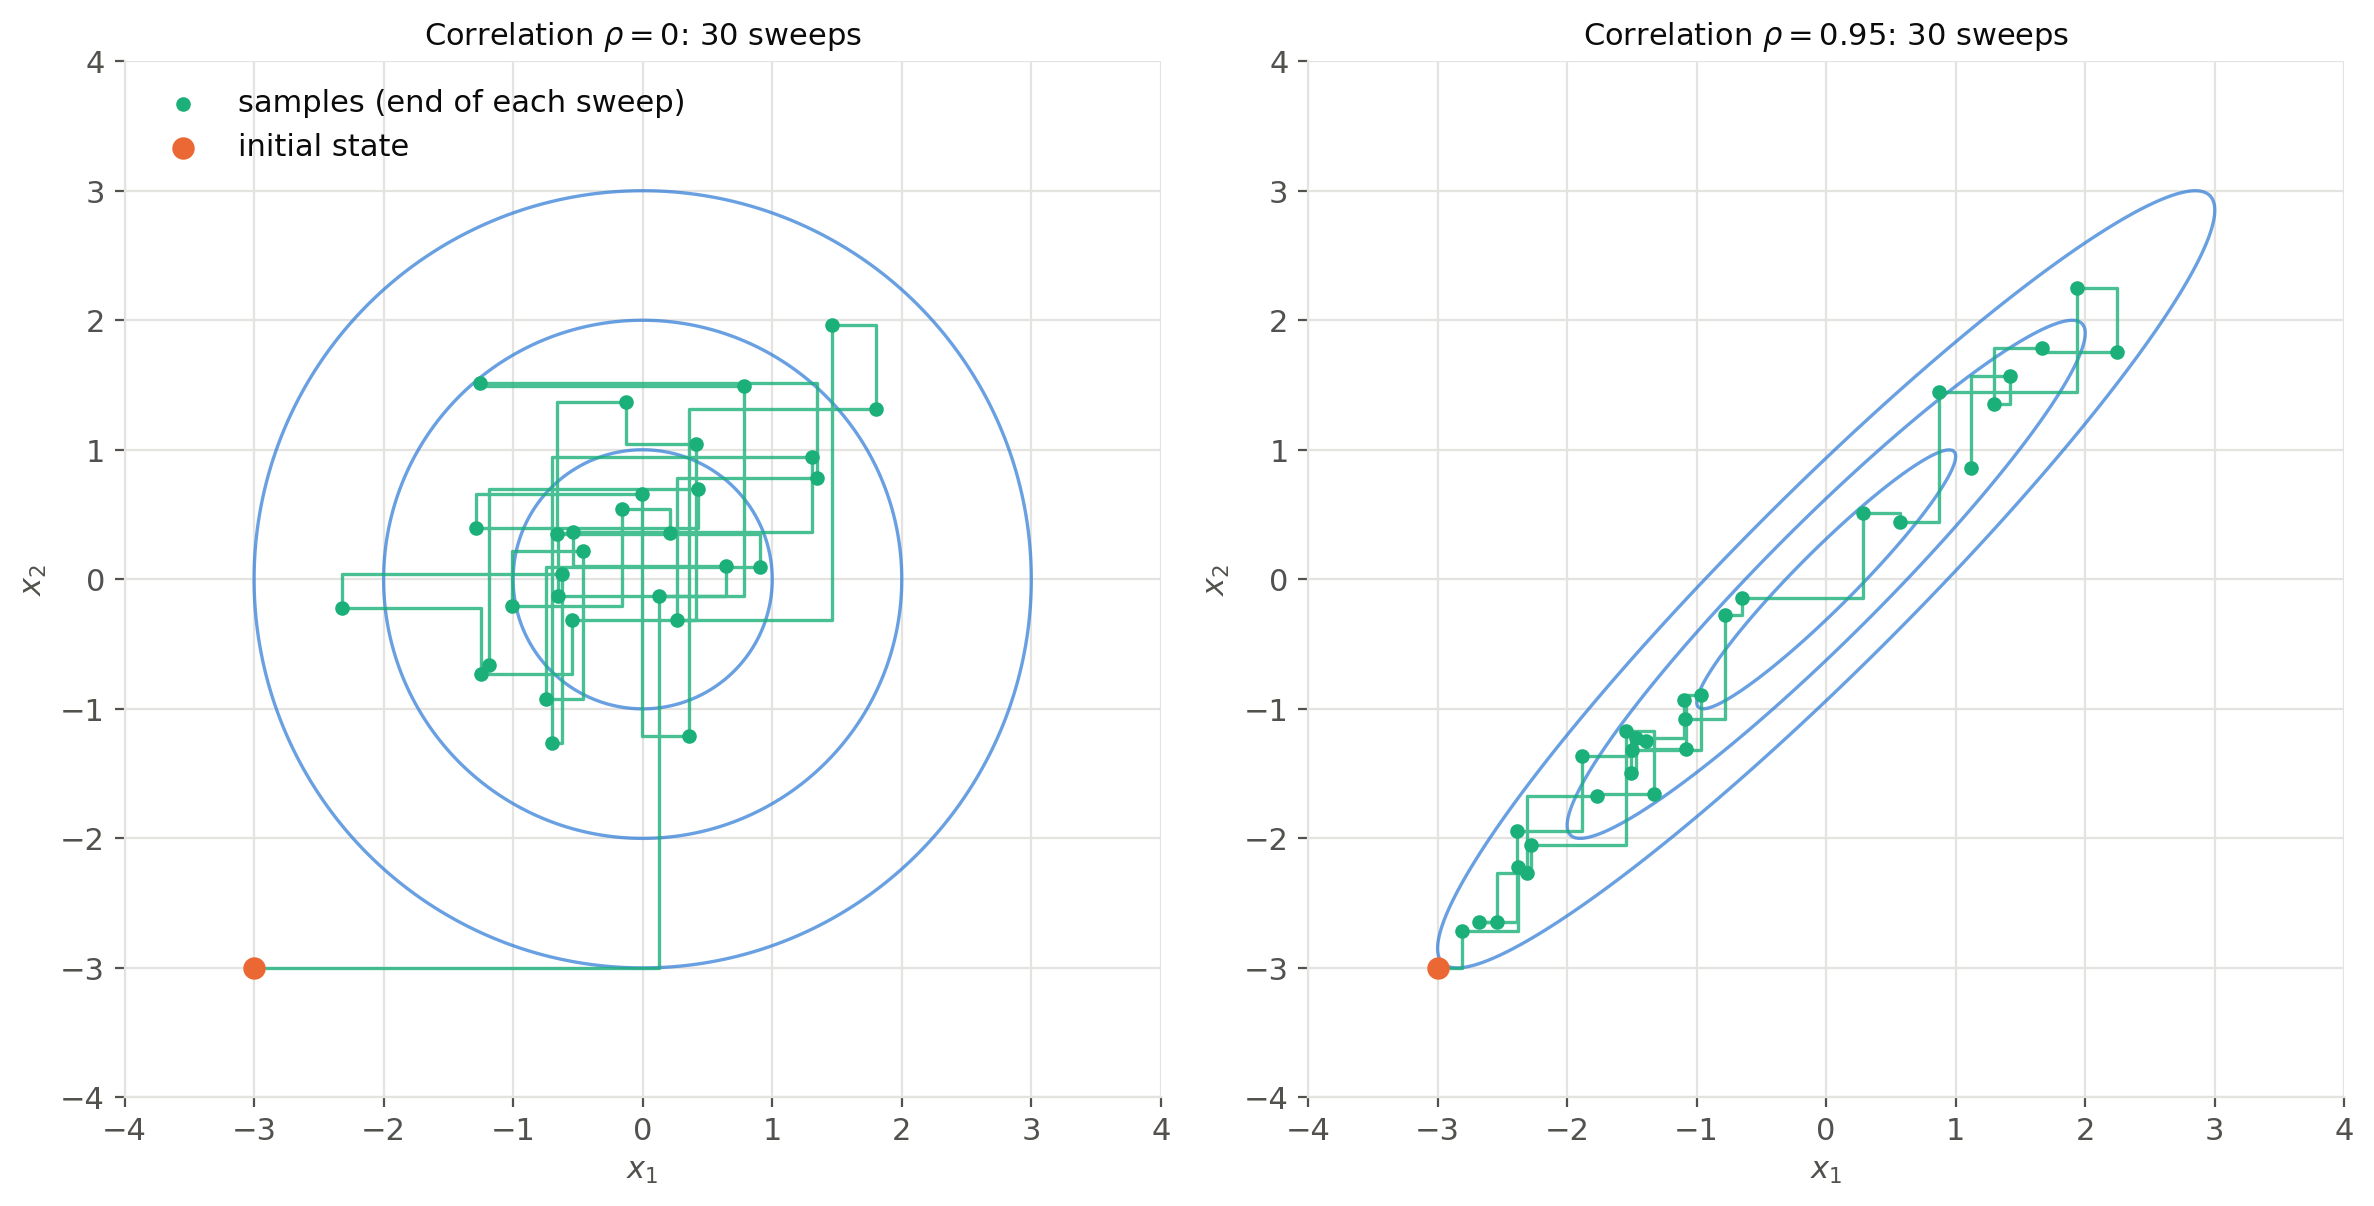

Generate this figure with Python:
"""Gibbs sampling on two bivariate normal distributions with unit variances (MCMC chapter).

Left: uncorrelated coordinates (rho = 0). Right: strongly correlated coordinates (rho = 0.95).
Both chains start at the same point and perform the same number of sweeps (one update of each coordinate per sweep).

Run from anywhere: `python src/img/gibbs-sampling.py` writes `gibbs-sampling.png` next to this file.
"""

from pathlib import Path

import matplotlib.pyplot as plt
import numpy as np

N_SWEEPS = 30
X0 = np.array([-3.0, -3.0])  # initial state
CORRELATIONS = [0.0, 0.95]


def gibbs(rho, seed):
    """Gibbs sampling of N(0, [[1, rho], [rho, 1]]). Returns all intermediate points (two per sweep)."""
    rng = np.random.default_rng(seed)
    s = np.sqrt(1 - rho**2)  # standard deviation of each conditional
    x1, x2 = X0
    path = [(x1, x2)]
    for _ in range(N_SWEEPS):
        x1 = rng.normal(rho * x2, s)  # x1 | x2
        path.append((x1, x2))
        x2 = rng.normal(rho * x1, s)  # x2 | x1
        path.append((x1, x2))
    return np.array(path)


# Palette: categorical slots 1-3 of the dataviz reference palette, plus text/grid tokens
TARGET, START, SAMPLE = "#2a78d6", "#eb6834", "#1baf7a"
TEXT, MUTED, GRID = "#0b0b0b", "#52514e", "#e4e3df"

plt.rcParams.update({
    "font.size": 11,
    "text.color": TEXT,
    "axes.labelcolor": MUTED,
    "xtick.color": MUTED,
    "ytick.color": MUTED,
    "axes.edgecolor": GRID,
})

fig, axes = plt.subplots(1, 2, figsize=(12, 6))
grid = np.linspace(-4, 4, 400)
X1, X2 = np.meshgrid(grid, grid)

for ax, rho in zip(axes, CORRELATIONS):
    path = gibbs(rho, seed=0)

    # Target: contours of the Mahalanobis distance at 1, 2 and 3 standard deviations
    mahalanobis = (X1**2 - 2 * rho * X1 * X2 + X2**2) / (1 - rho**2)
    ax.contour(X1, X2, mahalanobis, levels=[1, 4, 9], colors=TARGET, linewidths=1.2, alpha=0.7)

    # Chain: axis-aligned moves, samples at the end of each sweep
    ax.plot(path[:, 0], path[:, 1], color=SAMPLE, lw=1.2, alpha=0.8)
    ax.scatter(path[2::2, 0], path[2::2, 1], color=SAMPLE, s=18, zorder=3, label="samples (end of each sweep)")
    ax.scatter(*X0, color=START, s=50, zorder=4, label="initial state")

    ax.set_xlim(-4, 4)
    ax.set_ylim(-4, 4)
    ax.set_aspect("equal")
    ax.set_xlabel("$x_1$")
    ax.set_ylabel("$x_2$")
    ax.set_title(f"Correlation $\\rho = {rho:g}$: {N_SWEEPS} sweeps", color=TEXT, fontsize=11)
    ax.grid(color=GRID, lw=0.8)
    ax.set_axisbelow(True)
    for side in ["top", "right"]:
        ax.spines[side].set_visible(False)

axes[0].legend(frameon=False, loc="upper left")

fig.tight_layout()
fig.savefig(Path(__file__).with_suffix(".png"), dpi=200, bbox_inches="tight", facecolor="white")
